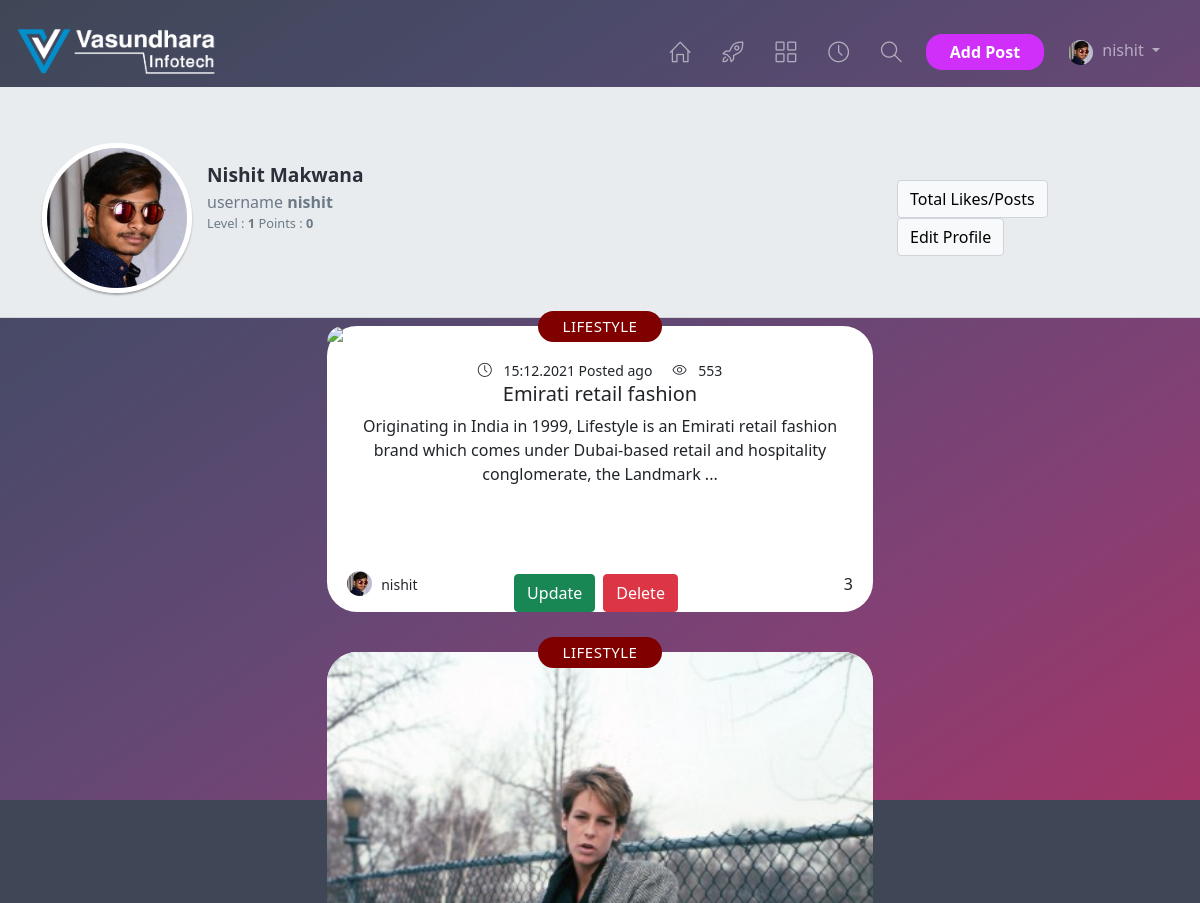
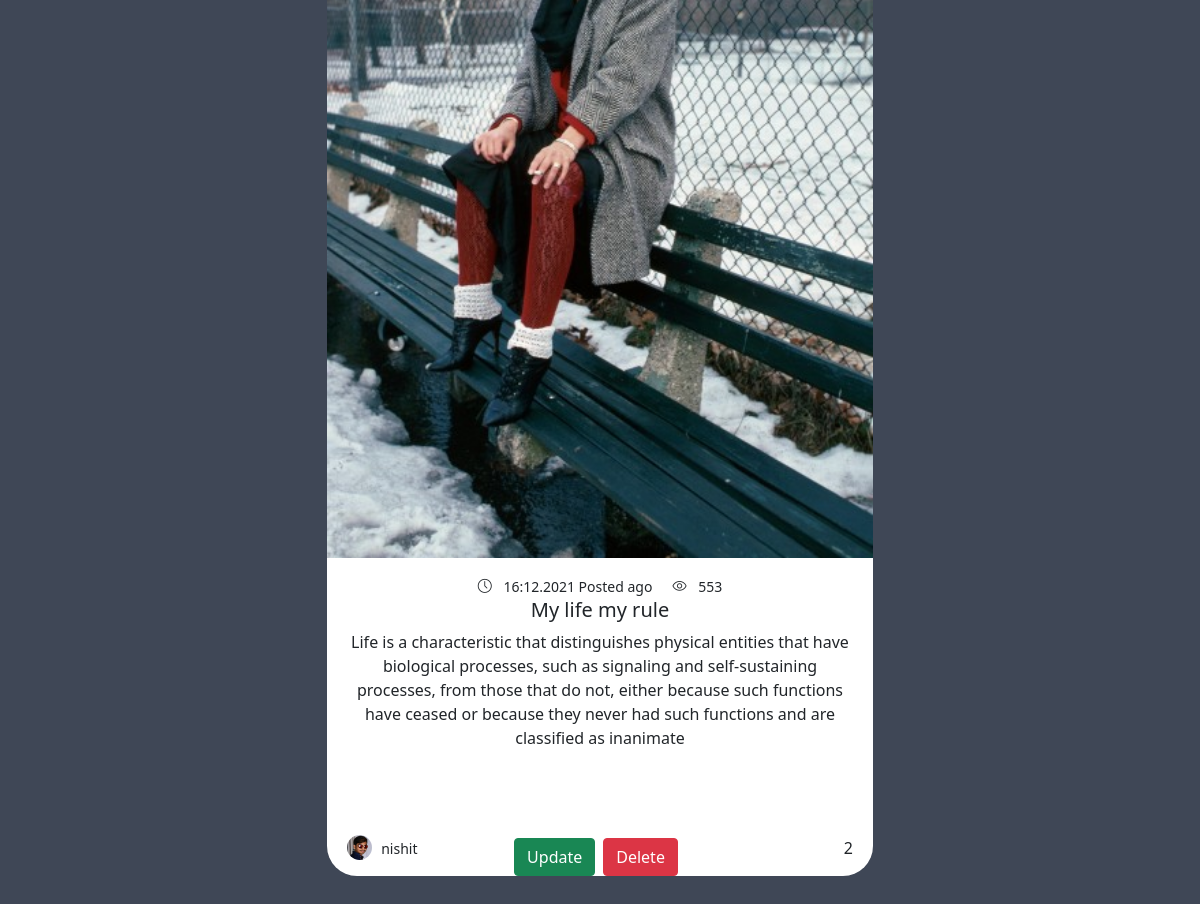
The page /profile (signed in) on the database its author committed (2 pictures, top to bottom).
### tumblr1/models.py (models this page shows, shortened)
class User(db.Model,UserMixin):
    __tablename__ = 'User'
    id = db.Column(db.Integer, primary_key=True)
    name = db.Column(db.String(255), nullable=False)
    username = db.Column(db.String(255), nullable=False,unique=True)
    email = db.Column(db.String(255), nullable=False)
    password = db.Column(db.String(255), nullable=False)
    user_image = db.Column(db.String(255),default='')
    website_url = db.Column(db.String(255),default=None)
    facebook = db.Column(db.String(255),default=None)
    twitter = db.Column(db.String(255),default=None)
    instagram = db.Column(db.String(255),default=None)
    linkedin =db.Column(db.String(255),default=None)

class Post(db.Model,UserMixin):
    __tablename__ = 'Post'
    id = db.Column(db.Integer, primary_key=True)
    post_title = db.Column(db.String(255), nullable=False)
    post_description = db.Column(db.String(255), nullable=False)
    post_data = db.Column(db.String(255), nullable=False)
    post_type = db.Column(db.Enum(POST_TYPE), nullable=False)
    post_datetime = db.Column(db.DateTime, index=True, default=datetime.utcnow)
    category_type_id=db.Column(db.Integer,db.ForeignKey('Category.id',ondelete="CASCADE"),nullable=False) #category type
    category = db.relationship('Category', backref=db.backref('post', lazy=True))
    user_id = db.Column(db.Integer, db.ForeignKey('User.id',ondelete="CASCADE"),nullable=False)
    user = db.relationship('User', backref=db.backref('post', lazy=True))
    @property
    def video_func(self):
        return self.post_type
    @property
    def show_datetime(self):
        return self.post_datetime.strftime('%d:%m.%Y')
    @property
    def like_count(self):
        return db.session.query(Post).join(Like).filter((Like.like_post==True) & (Post.id==self.id)).count()
    @property
    def check_like_unlike(self):
        if db.session.query(Like).join(Post).filter((Like.post_id==self.id) & (Like.like_post==True) & (Like.user_id==current_user.id)).all():
            return True
        else:
            return False

class Category(db.Model,UserMixin):
    __tablename__ = 'Category'
    id=db.Column(db.Integer, primary_key=True)
    category_type = db.Column(db.String(255),nullable=False)

### tumblr1/routes.py (the view)
@app.route('/profile',methods=['GET','POST'])
@login_required
def user_profile():
    categories=Category.query.all()
    data=Post.query.filter(Post.user_id==current_user.id).all()
    return render_template('users/profile.html',data=data,POST_TYPE=POST_TYPE,categories=categories)

### tumblr1/models.py (called while the page is built)
@login_manager.user_loader
def load_user(user_id):
    return User.query.get(int(user_id))

### tumblr1/templates/users/profile.html (shortened to what this page needs)
{% extends 'base.html' %}
{% block content %}
    <div class="jumbotron mb-2">
    <div class="container">
        <div class="row align-items-center">
            <div class="col-md-5 my-2">
                <div class="profile-card">
                    {% if current_user.user_image == '' %}
                        <img src="{{url_for('static',filename='user_profile_images/default.png')}}" height='50px;' width='50px' >
                     {% else %}
                    <img class="profile-card-photo" src="static/user_profile_images/{{current_user.user_image}}">
                    {% endif %}
                </div>
                <div class="profile-card">
                    <div class="profile-card-name">{{current_user.name}}</div>
                    <div class="profile-card-username">
                        username <strong>{{current_user.username}}</strong>
                    </div>
                    <div class="profile-card-points"> Level : <b>1</b> Points : <b>0</b>
                    </div>
                </div>
            </div>
            <div class="col-md-4">
                <ul class="profile-links-list">
            </ul>
            </div>
            <div class="col-md-3">
                <a role="button" class="btn btn-light" data-bs-toggle="modal" data-bs-target="#recentLikes" onclick="user_post_total_likes();" >Total Likes/Posts</a>
                <a href="/edit_profile" role="button" class="btn btn-light">Edit Profile</a>
            </div>
        </div>
    </div>
</div>
<div class="container">
    {% for i in data %}
    <div class="row justify-content-center" id="post_del_row{{i.id}}">
        <div class="col-md-6">
            <div class="card" style="border-radius:30px;">
                <div class="category">
                    {% if i.category.category_type == "SPACE" %}
                        <a class="yellow" href="/filter_categories/{{i.category.id}}" id="category{{i.id}}">{{i.category.category_type}}</a>
                    {% elif i.category.category_type == "GENERAL" %}
                        <a class="urple" href="/filter_categories/{{i.category.id}}" id="category{{i.id}}">{{i.category.category_type}}</a>
                    {% elif i.category.category_type == "YOUTUBE" %}
                        <a class="magenta" href="/filter_categories/{{i.category.id}}" id="category{{i.id}}">{{i.category.category_type}}</a>
                    {% elif i.category.category_type == "LIFESTYLE" %}
                        <a class="quamarine" href="/filter_categories/{{i.category.id}}" id="category{{i.id}}">{{i.category.category_type}}</a>
                    {% elif i.category.category_type == "PEOPLE" %}
                        <a class="blue" href="/filter_categories/{{i.category.id}}" id="category{{i.id}}">{{i.category.category_type}}</a>
                    {% endif %}
                </div>
                    {% if i.video_func == POST_TYPE.VIDEO %}
                    <video autoplay="autoplay" controls="controls" preload="preload" style=" border-top-left-radius: 30px; border-top-right-radius: 30px;">
                        <source src="/static/all_post/{{i.post_data}}" type="video/mp4" id="post_src{{i.id}}"> </source>
                    </video>
                    {% elif i.video_func == POST_TYPE.IMAGE %}
                        <img src="/static/all_post/{{i.post_data}}" style=" border-top-left-radius: 30px; border-top-right-radius: 30px;" id="post_src{{i.id}}">
                    {% elif i.video_func == POST_TYPE.GIF %}
                        <img src="/static/all_post/{{i.post_data}}" style=" border-top-left-radius: 30px; border-top-right-radius: 30px;" id="post_src{{i.id}}">
                    {% endif %}
                <div>
                    <div class="card-body text-center  py-3">
                        <small class="me-3"><i class="icon-clock icons me-2"></i> {{i.show_datetime}} Posted ago</small>
                        <small><i class="icon-eye icons me-2"></i> 553</small>
                    <h5 class="card-title"  id="post_title{{i.id}}">{{i.post_title}}</h5>
                    <p class="card-text" id="post_description{{i.id}}">{{i.post_description }}</p>
                </div>
              <div class="py-4 d-flex align-items-center">
                <a class="author" href="/profile">
                        {% if i.user.user_image == '' %}
                             <img src="{{url_for('static',filename='user_profile_images/default.png')}}" height='50px;' width='50px'>&nbsp;
                        {% else %}
                            <img class="avatar-xs img-fluid rounded-circle" src="/static/user_profile_images/{{i.user.user_image}}">&nbsp;
                        {% endif %}
                    <div><small>
                        {{i.user.username}}
                    </small></div>
                </a>
                    <div class="card-like p-0">
                          <div class="d-flex align-items-center">
                              <span id="like_count{{i.id}}">
                                {% if i.like_count %}
                                    {{i.like_count}}
                                {% else %}
                                    {% with zero_count=0 %}
                                        {{zero_count}}
                                    {% endwith %}
                                {% endif %}
                            </span>
                          </div>
                    </div>
              </div>
              <div class="d-flex justify-content-center align-items-center mt-4">
                <button class="me-2 btn btn-success" onclick="edit_post('{{i.id}}');" data-bs-toggle="modal" data-bs-target="#exampleModal12">Update</button>
                <button class="me-2 btn btn-danger" onclick="delete_post('{{i.id}}');">Delete</button>
            </div>
            </div>
            </div>
        </div>
    </div>
    {% endfor %}
 </div>
{% endblock  content %}

### tumblr1/templates/base.html (shortened to what this page needs)
<!DOCTYPE html>
<html lang="en">
<head>
        <link rel="stylesheet" href="{{ url_for('static',filename='css/bootstrap.min.css')}}">
        <link rel="stylesheet" href="{{ url_for('static',filename='css/custome1.css')}}">
        <link rel="stylesheet" href="{{ url_for('static',filename='css/instant.css')}}">
        <link rel="stylesheet" href="{{ url_for('static',filename='css/simple-line-icons.css')}}">
</head>
<body class="bg-instant">
        <nav class="navbar navbar-expand-md navbar-dark bg-nav">
        <a class="navbar-brand" href="#">
        <img src="{{ url_for('static',filename='images/logo_white.png') }}" height="45px" width="200px" alt="">
    </a>
    <div class="collapse navbar-collapse" id="navbarsDefault">
        <ul class="navbar-nav ms-auto">
            <li class="nav-item ">
             <a class="nav-link me-3 d-none d-md-block" href="/" data-bs-toggle="tooltip" data-bs-placement="bottom" title="Home"><i class="icon-home icons nav-icon"></i></a>
            </li>
            <li class="nav-item ">
                <a class="nav-link me-3 d-none d-md-block" href="popular.html" data-bs-toggle="tooltip" data-bs-placement="bottom" title="Popular"><i class="icon-rocket icons nav-icon"></i></a>
            </li>
            <li class="nav-item ">
                <a class="nav-link me-3 d-none d-md-block" href="/categories" data-bs-toggle="tooltip" data-bs-placement="bottom" title="Categories"><i class="icon-grid icons nav-icon"></i></a>
            </li>
            <li class="nav-item ">
                <a class="nav-link me-3 d-none d-md-block" href="archives.html" data-bs-toggle="tooltip" data-bs-placement="bottom" title="Archives"><i class="icon-clock icons nav-icon"></i></a>
            </li>
            <li class="nav-item">
                <span>
                    <a class="nav-link me-3 d-none d-md-block" href="/search_category" data-bs-toggle="tooltip" data-bs-placement="bottom" title="Search"><i class="icon-magnifier icons nav-icon"></i></a>
                </span>
            </li>
            {% if current_user.is_authenticated %}
            <li class="nav-item d-flex align-items-center">
                <a href="/add_post" class="me-3 btn btn-secondary border-one btn-add" role="button" aria-disabled="true">Add Post</a>
            </li>
            <li class="nav-item dropdown">
                <a class="nav-link me-3 dropdown-toggle" href="#" id="navbarDropdownMenuLink" data-bs-toggle="dropdown" aria-haspopup="true" aria-expanded="false">
                                {% if current_user.user_image == '' %}
                                        <img src="{{url_for('static',filename='user_profile_images/default.png')}}" height='50px;' width='50px'>
                                {% else %}
                                    <img class="avatar-xs img-fluid rounded-circle" src="/static/user_profile_images/{{current_user.user_image}}">
                                {% endif %}
                                {{current_user.username}}
                </a>
            </li>
            {% else %}
            <li class="nav-item active">
                <a class="nav-link me-3 d-none d-md-block" href="/login" data-bs-toggle="tooltip" data-bs-placement="bottom" title="Login"><i class="icon-user icons nav-icon"></i></a>
                <a class="nav-link d-md-none" href="/login"><i class="icon-user icons"></i>Login</a>
            </li>
            {% endif %}
        </ul>
    </div>
</nav>
{% block content %}
{% endblock content %}
</body>
</html>

### tumblr1/static/css/custome1.css (style rules this page uses)
.card { border-radius: 40px; }
.quamarine { background-color: #800000!important; }

### tumblr1/static/css/instant.css (style rules this page uses)
body { background-color: #fafafa; }
a { text-decoration: none; }
.navbar { padding: .5rem 1rem; }
.bg-nav { margin-top: 1rem; }
.nav-icon { font-size: 1.3rem; vertical-align: middle; }
.border-one { border-radius: 1rem!important; }
.jumbotron { padding: 3rem 1rem 1rem 1rem; margin-bottom: 2rem; border-radius: 0rem; color: #2c2f39!important; background-color: #e9ecef; border-bottom: 1px solid rgba(0,0,0,.0975); }
.card { margin-bottom: 40px !important; border: 0!important }
.card a, .card a:focus, .card a:hover { text-decoration: none; outline: none; }
.author { display: flex; position: absolute; color: inherit; left: 1.25rem; bottom: 1rem; align-items: center; z-index: 3; }
.card-like { display: inline-block; position: absolute; padding: .25rem; right: 1.25rem; bottom: 1rem; }
.category { display: block; position: absolute; right: 0; top: -15px; width: 100%; z-index: 0; text-align: center; }
.category a { font-size: 15px; color: #fff; display: inline-block; padding: 4px 25px; vertical-align: top; border-radius: 25px; font-weight: 500; letter-spacing: 0.5px; }
.avatar-xs { height: 25px; margin-right: 5px; }
.btn-add { color: #fff!important; font-size: 16px; font-weight: bold; background-color: rgb(207, 47, 249); background-image: url(../images/gradient.jpg); background-size: 100%; background-position: center bottom; border: none; display: block; padding: 0.375rem 1.5rem; }
.profile-card { display: inline-block; padding-right: 15px; float: left; }
.profile-card-photo { max-width: 150px; border: 5px solid #fff; border-radius: 100%; box-shadow: 0 2px 2px rgba(0, 0, 0, 0.3); }
.profile-card-username { color: #6c7a86; }
.profile-card-points { color: #6c7a86; font-size: .8rem; }
.profile-card-name { font-weight: 600; margin-top: 18px; font-size: 1.2rem; }
.profile-links-list { padding: 10px 0; font-size: .9375rem; display: flex; margin-bottom: 0; }
.btn-light { border: 1px solid #ced4da; }
.bg-instant { background-color: #3f4756; }
.bg-instant:before { content: ''; position: fixed; left: 0; top: 0; z-index: -1; width: 100%; height: 100%; height: 100vh; background: -webkit-gradient(linear,left top,right bottom,from(#3f4756),color-stop(#485DA6),color-stop(#00a1ba),color-stop(#01b18e),to(#32b37b)); background: -o-linear-gradient(left top,#3f4756,#4a4a69,#634874,#834074,#a23567); background: linear-gradient(to right bottom, #3f4756, #4a4a69, #634874, #834074, #a23567); }

### rows shown on the page
User: user_image (picture), username "nishit", name "Nishit Makwana"
Post: category.category_type "LIFESTYLE", show_datetime "15:12.2021", post_title "Emirati retail fashion", post_description "Originating in India in 1999, Lifestyle is an Emirati retail fashion brand which comes under Dubai-based retail and hospitality conglomerate, the Landmark ...", user.user_image (picture), user.username "nishit", like_count "3"
Post: category.category_type "LIFESTYLE", post_data (picture), show_datetime "16:12.2021", post_title "My life my rule", post_description "Life is a characteristic that distinguishes physical entities that have biological processes, such as signaling and self-sustaining processes, from those that do not, either because such functions have ceased or because they never had such functions and are classified as inanimate", user.user_image (picture), user.username "nishit", like_count "2"
